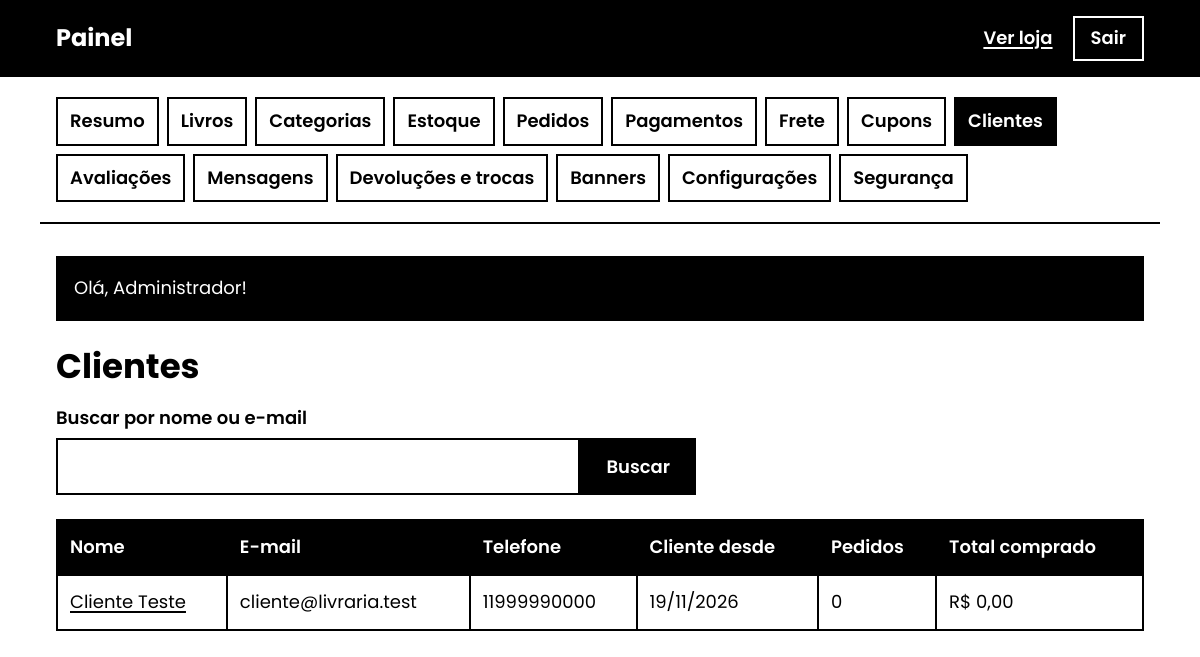
Screenshot of /admin/clientes (signed in) with the database file from the repository.
### tables this page shows
CREATE TABLE users (
    id            INT UNSIGNED NOT NULL AUTO_INCREMENT,
    name          VARCHAR(100) NOT NULL,
    email         VARCHAR(190) NOT NULL,
    password_hash VARCHAR(255) NOT NULL,
    phone         VARCHAR(20)  NULL,
    role          ENUM('customer','admin') NOT NULL DEFAULT 'customer',
    created_at    DATETIME NOT NULL DEFAULT CURRENT_TIMESTAMP,
    updated_at    DATETIME NOT NULL DEFAULT CURRENT_TIMESTAMP ON UPDATE CURRENT_TIMESTAMP,
    PRIMARY KEY (id),
    UNIQUE KEY uq_users_email (email),
    KEY idx_users_role (role)
);

### app/controllers/admin/CustomerAdminController.php (called while the page is built, shortened)
<?php
final class CustomerAdminController
{
    public function index(): void
    {
        $q = query('q', 100);
        $from="FROM users u WHERE u.role='customer'"; $params=[];
        $extra=AdminSchema::has('users','active')?',u.active,u.last_login_at':'';
        $data=AdminPage::fetch("SELECT u.id,u.name,u.email,u.phone,u.created_at$extra,(SELECT COUNT(*) FROM orders o WHERE o.user_id=u.id) AS orders_count,COALESCE((SELECT SUM(o.total) FROM orders o WHERE o.user_id=u.id AND o.status IN ('pago','enviado','entregue')),0) AS orders_total",$from,$params,'u.created_at DESC,u.id DESC');
        view('admin/customers', $data + [
            'title'     => 'Clientes',
            'q'         => $q,
            'customers' => $data['rows'],
        ], 'admin');
    }
}

### public/index.php (called while the page is built, shortened)
<?php
$router = new Router();
$router->dispatch((string) ($_SERVER['REQUEST_METHOD'] ?? 'GET'), request_path());

### app/db.php (called while the page is built, shortened)
<?php
function db(): PDO
{
    static $pdo = null;
    if ($pdo instanceof PDO) {
        return $pdo;
    }
    $c = (array) config('db', []);
    $dsn = sprintf(
        'mysql:host=%s;port=%d;dbname=%s;charset=%s',
        (string) ($c['host'] ?? 'localhost'),
        (int) ($c['port'] ?? 3306),
        (string) ($c['name'] ?? ''),
        (string) ($c['charset'] ?? 'utf8mb4')
    );
    $pdo = new PDO($dsn, (string) ($c['user'] ?? ''), (string) ($c['pass'] ?? ''), [
        PDO::ATTR_ERRMODE            => PDO::ERRMODE_EXCEPTION,
        PDO::ATTR_DEFAULT_FETCH_MODE => PDO::FETCH_ASSOC,
        PDO::ATTR_EMULATE_PREPARES   => false,
    ]);
    $pdo->exec("SET time_zone = '" . date('P') . "'");
    return $pdo;
}
function db_run(string $sql, array $params = []): PDOStatement
{
    $st = db()->prepare($sql);
    foreach (array_values($params) as $i => $value) {
        $type = match (true) {
            is_int($value) => PDO::PARAM_INT,
            $value === null => PDO::PARAM_NULL,
            default => PDO::PARAM_STR,
        };
        $st->bindValue($i + 1, $value === null ? null : (is_int($value) ? $value : (string) $value), $type);
    }
    $st->execute();
    return $st;
}
function db_all(string $sql, array $params = []): array
{
    return db_run($sql, $params)->fetchAll();
}
function db_value(string $sql, array $params = []): mixed
{
    $v = db_run($sql, $params)->fetchColumn();
    return $v === false ? null : $v;
}

### app/models/AdminPage.php (called while the page is built, shortened)
<?php
final class AdminPage
{
    public static function fetch(string $select, string $from, array $params = [], string $order = 'id DESC'): array
    {
        $total = (int) db_value('SELECT COUNT(*) ' . $from, $params);
        $pages = max(1, (int) ceil($total / 25));
        $page = min(max(1, input_int('pagina', $_GET) ?? 1), $pages);
        $rows = db_all($select . ' ' . $from . ' ORDER BY ' . $order . ' LIMIT ? OFFSET ?', [...$params, 25, ($page - 1) * 25]);
        return compact('rows','total','pages','page');
    }
}

### app/views/admin/customers.php (the view, shortened to what this page needs)
<h1>Clientes</h1>
<form class="search-form" method="get" action="<?= e(url('/admin/clientes')) ?>" role="search">
    <label for="busca">Buscar por nome ou e-mail</label>
    <div class="search-row">
        <input id="busca" type="search" name="q" value="<?= e($q) ?>" maxlength="100">
        <button class="btn" type="submit">Buscar</button>
    </div>
</form>
<?php if (!$customers): ?>
    <div class="empty"><p><?= $q === '' ? 'Nenhum cliente cadastrado.' : 'Nenhum cliente encontrado para "' . e($q) . '".' ?></p></div>
<?php else: ?>
    <div class="table-wrap">
        <table>
            <thead>
            <tr>
                <th scope="col">Nome</th>
                <th scope="col">E-mail</th>
                <th scope="col">Telefone</th>
                <th scope="col">Cliente desde</th>
                <th scope="col">Pedidos</th>
                <th scope="col">Total comprado</th>
            </tr>
            </thead>
            <tbody>
            <?php foreach ($customers as $c): ?>
                <tr>
                    <td data-label="Nome"><a href="<?= e(url('/admin/clientes/' . (int) $c['id'])) ?>"><?= e($c['name']) ?></a><?php if (isset($c['active']) && !(int)$c['active']): ?><br><strong>Bloqueado</strong><?php endif; ?></td>
                    <td data-label="E-mail"><?= e($c['email']) ?></td>
                    <td data-label="Telefone"><?= e($c['phone'] ?? '') ?: '-' ?></td>
                    <td data-label="Cliente desde"><?= e(format_date($c['created_at'], false)) ?></td>
                    <td data-label="Pedidos"><?= (int) $c['orders_count'] ?></td>
                    <td data-label="Total comprado"><?= e(money($c['orders_total'])) ?></td>
                </tr>
            <?php endforeach; ?>
            </tbody>
        </table>
    </div>
<?php endif; ?>

### app/Router.php (shortened to what this page needs)
<?php
final class Router
{
    private array $routes = [];
    private function add(string $method, string $pattern, array $handler): void
    {
        $regex = '#^' . preg_replace('#\{(\w+)\}#', '(?P<$1>[1-9][0-9]{0,9})', $pattern) . '$#';
        $this->routes[] = [$method, $regex, $handler];
    }
    public function dispatch(string $method, string $path): void
    {
        foreach ($this->routes as [$routeMethod, $regex, $handler]) {
            if (!preg_match($regex, $path, $m)) {
                continue;
            }
            $params = [];
            [$class, $action] = $handler;
            (new $class())->$action(...$params);
            return;
        }
    }
}

### public/assets/css/style.css (style rules this page uses)
*, *::before, *::after { box-sizing: border-box; }
html { font-size: 18px; -webkit-text-size-adjust: 100%; }
body { margin: 0; font-family: 'Poppins', Arial, Helvetica, sans-serif; font-size: 18px; line-height: 1.6; color: #000; background: #fff; }
h1, h2, h3 { line-height: 1.25; margin: 0 0 16px; font-weight: 700; }
h1 { font-size: 34px; }
a { color: #000; text-decoration: underline; text-underline-offset: 3px; text-decoration-thickness: 2px; }
.btn { display: inline-flex; align-items: center; justify-content: center; gap: 8px; min-height: 52px; padding: 12px 24px; font: inherit; font-size: 18px; font-weight: 600; line-height: 1.2; color: #fff; background: #000; border: 2px solid #000; border-radius: 0; text-decoration: none; cursor: pointer; text-align: center; }
label { display: block; font-weight: 600; margin-bottom: 6px; font-size: 18px; }
input[type="text"], input[type="email"], input[type="password"], input[type="search"], input[type="number"], input[type="tel"], input:not([type]), input[type="file"], select, textarea { width: 100%; font: inherit; font-size: 18px; color: #000; background: #fff; border: 2px solid #000; border-radius: 0; padding: 12px; min-height: 52px; }
input::placeholder, textarea::placeholder { color: #000; opacity: 1; }
.search-form { margin: 0 0 24px; max-width: 640px; }
.search-row { display: flex; gap: 0; }
.search-row input { flex: 1; min-width: 0; }
.search-row .btn { flex: none; }
.table-wrap { width: 100%; overflow-x: auto; margin-bottom: 24px; }
table { width: 100%; border-collapse: collapse; font-size: 18px; }
th, td { border: 2px solid #000; padding: 12px; text-align: left; vertical-align: middle; }
th { background: #000; color: #fff; font-weight: 600; }

### rows the page displays
users: name "Cliente Teste", email "cliente@livraria.test", phone "11999990000", created_at "19/11/2026", orders_count "0", orders_total "R$ 0,00"

### other values shown
$label "Resumo"
$label "Livros"
$label "Categorias"
$label "Estoque"
$label "Pedidos"
$label "Pagamentos"
$label "Frete"
$label "Cupons"
$label "Clientes"
$label "Avaliações"
$label "Mensagens"
$label "Devoluções e trocas"
$label "Banners"
$label "Configurações"
$label "Segurança"
